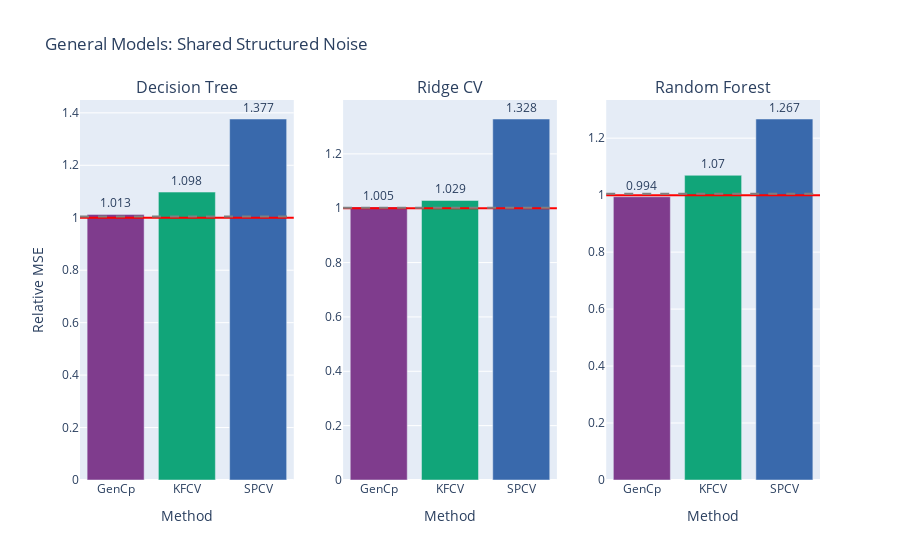

Write notebook code for a chart like this one.
### Code cell
fig = gen_model_barplots(
    model_errs, 
    model_names, 
    est_names, 
    title="General Models: Shared Structured Noise", 
    has_elev_err=True,
)
fig.show()

### Figure 1 — Plotly figure (JSON) as saved in the notebook; plotly's stock layout.template omitted (floating-point values rounded to 4 significant figures)
{"data": [{"marker": {"color": ["rgb(127, 60, 141)", "rgb(17, 165, 121)", "rgb(57, 105, 172)", "rgb(242, 183, 1)", "rgb(231, 63, 116)", "rgb(128, 186, 90)", "rgb(230, 131, 16)", "rgb(0, 134, 149)", "rgb(207, 28, 144)", "rgb(249, 123, 114)", "rgb(165, 170, 153)"]}, "text": [1.013, 1.098, 1.377], "textposition": "outside", "type": "bar", "x": ["GenCp", "KFCV", "SPCV"], "xaxis": "x", "y": [1.013, 1.098, 1.377], "yaxis": "y"}, {"marker": {"color": ["rgb(127, 60, 141)", "rgb(17, 165, 121)", "rgb(57, 105, 172)", "rgb(242, 183, 1)", "rgb(231, 63, 116)", "rgb(128, 186, 90)", "rgb(230, 131, 16)", "rgb(0, 134, 149)", "rgb(207, 28, 144)", "rgb(249, 123, 114)", "rgb(165, 170, 153)"]}, "text": [1.005, 1.029, 1.328], "textposition": "outside", "type": "bar", "x": ["GenCp", "KFCV", "SPCV"], "xaxis": "x2", "y": [1.005, 1.029, 1.328], "yaxis": "y2"}, {"marker": {"color": ["rgb(127, 60, 141)", "rgb(17, 165, 121)", "rgb(57, 105, 172)", "rgb(242, 183, 1)", "rgb(231, 63, 116)", "rgb(128, 186, 90)", "rgb(230, 131, 16)", "rgb(0, 134, 149)", "rgb(207, 28, 144)", "rgb(249, 123, 114)", "rgb(165, 170, 153)"]}, "text": [0.994, 1.07, 1.267], "textposition": "outside", "type": "bar", "x": ["GenCp", "KFCV", "SPCV"], "xaxis": "x3", "y": [0.9945, 1.07, 1.267], "yaxis": "y3"}], "layout": {"annotations": [{"font": {"size": 16}, "showarrow": false, "text": "Decision Tree", "x": 0.1444, "xanchor": "center", "xref": "paper", "y": 1, "yanchor": "bottom", "yref": "paper"}, {"font": {"size": 16}, "showarrow": false, "text": "Ridge CV", "x": 0.5, "xanchor": "center", "xref": "paper", "y": 1, "yanchor": "bottom", "yref": "paper"}, {"font": {"size": 16}, "showarrow": false, "text": "Random Forest", "x": 0.8556, "xanchor": "center", "xref": "paper", "y": 1, "yanchor": "bottom", "yref": "paper"}], "shapes": [{"line": {"color": "red"}, "type": "line", "x0": 0, "x1": 1, "xref": "x domain", "y0": 1, "y1": 1, "yref": "y"}, {"line": {"color": "grey", "dash": "dash"}, "type": "line", "x0": 0, "x1": 1, "xref": "x domain", "y0": 1.005, "y1": 1.005, "yref": "y"}, {"line": {"color": "red"}, "type": "line", "x0": 0, "x1": 1, "xref": "x2 domain", "y0": 1, "y1": 1, "yref": "y2"}, {"line": {"color": "grey", "dash": "dash"}, "type": "line", "x0": 0, "x1": 1, "xref": "x2 domain", "y0": 1.002, "y1": 1.002, "yref": "y2"}, {"line": {"color": "red"}, "type": "line", "x0": 0, "x1": 1, "xref": "x3 domain", "y0": 1, "y1": 1, "yref": "y3"}, {"line": {"color": "grey", "dash": "dash"}, "type": "line", "x0": 0, "x1": 1, "xref": "x3 domain", "y0": 1.005, "y1": 1.005, "yref": "y3"}], "showlegend": false, "title": {"text": "General Models: Shared Structured Noise"}, "xaxis": {"anchor": "y", "domain": [0, 0.2889], "title": {"text": "Method"}}, "xaxis2": {"anchor": "y2", "domain": [0.3556, 0.6444], "title": {"text": "Method"}}, "xaxis3": {"anchor": "y3", "domain": [0.7111, 1], "title": {"text": "Method"}}, "yaxis": {"anchor": "x", "domain": [0, 1], "title": {"text": "Relative MSE"}}, "yaxis2": {"anchor": "x2", "domain": [0, 1]}, "yaxis3": {"anchor": "x3", "domain": [0, 1]}}}
